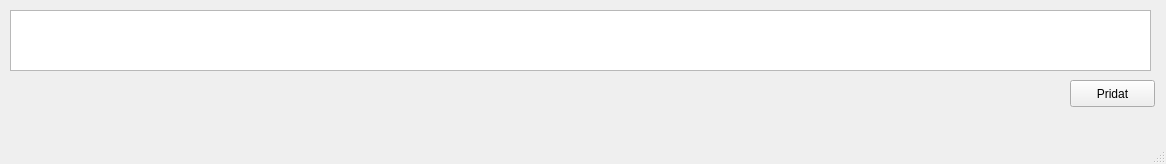
<?xml version="1.0" encoding="UTF-8"?>
<ui version="4.0">
 <class>Pridatetaz</class>
 <widget class="QMainWindow" name="Pridatetaz">
  <property name="geometry">
   <rect>
    <x>0</x>
    <y>0</y>
    <width>1166</width>
    <height>164</height>
   </rect>
  </property>
  <property name="windowTitle">
   <string>MainWindow</string>
  </property>
  <widget class="QWidget" name="centralwidget">
   <widget class="QTableWidget" name="etz_table">
    <property name="geometry">
     <rect>
      <x>10</x>
      <y>10</y>
      <width>1141</width>
      <height>61</height>
     </rect>
    </property>
   </widget>
   <widget class="QPushButton" name="add_button">
    <property name="geometry">
     <rect>
      <x>1070</x>
      <y>80</y>
      <width>85</width>
      <height>27</height>
     </rect>
    </property>
    <property name="text">
     <string>Pridat</string>
    </property>
   </widget>
  </widget>
  <widget class="QMenuBar" name="menubar">
   <property name="geometry">
    <rect>
     <x>0</x>
     <y>0</y>
     <width>1166</width>
     <height>27</height>
    </rect>
   </property>
  </widget>
  <widget class="QStatusBar" name="statusbar"/>
 </widget>
 <resources/>
 <connections/>
</ui>
